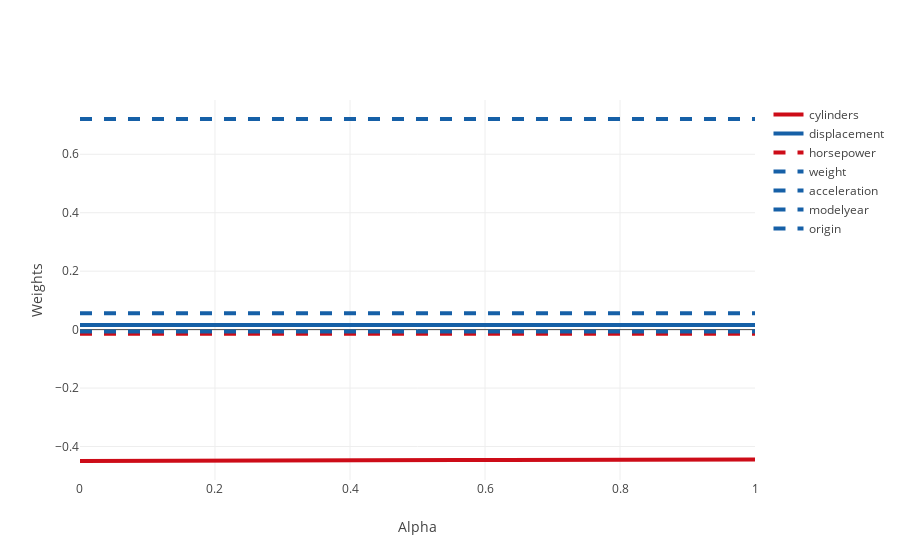

Source (notebook cell):
### Code cell
trace0 = Scatter(
    x = alphas,
    y = Ridge_df['cylinders'],
    name = 'cylinders',
    line = dict(
        color = ('rgb(205, 12, 24)'),
        width = 4)
    )
trace1 = Scatter(
    x = alphas,
    y = Ridge_df['displacement'],
    name = 'displacement',
    line = dict(
        color = ('rgb(22, 96, 167)'),
        width = 4)
)
trace2 = Scatter(
    x = alphas,
    y = Ridge_df['horsepower'],
    name = 'horsepower',
    line = dict(
        color = ('rgb(205, 12, 24)'),
        width = 4,
        dash = 'dash') # dash options include 'dash', 'dot', and 'dashdot'
)
trace3 = Scatter(
    x = alphas,
    y = Ridge_df['weight'],
    name = 'weight',
    line = dict(
        color = ('rgb(22, 96, 167)'),
        width = 4,
        dash = 'dash')
)
trace4 = Scatter(
    x = alphas,
    y = Ridge_df['acceleration'],
    name = 'acceleration',
    line = dict(
        color = ('rgb(22, 96, 167)'),
        width = 4,
        dash = 'dash')
)
trace5 = Scatter(
    x = alphas,
    y = Ridge_df['modelyear'],
    name = 'modelyear',
    line = dict(
        color = ('rgb(22, 96, 167)'),
        width = 4,
        dash = 'dash')
)
trace6 = Scatter(
    x = alphas,
    y = Ridge_df['origin'],
    name = 'origin',
    line = dict(
        color = ('rgb(22, 96, 167)'),
        width = 4,
        dash = 'dash')
)


data = [trace0, trace1, trace2, trace3, trace4, trace5, trace6]

layout = dict(xaxis = dict(title = 'Alpha'),
              yaxis = dict(title = 'Weights'),
              )

fig = dict(data = data, layout = layout)
plot.iplot(fig, filename='RidgeRegression.html')
